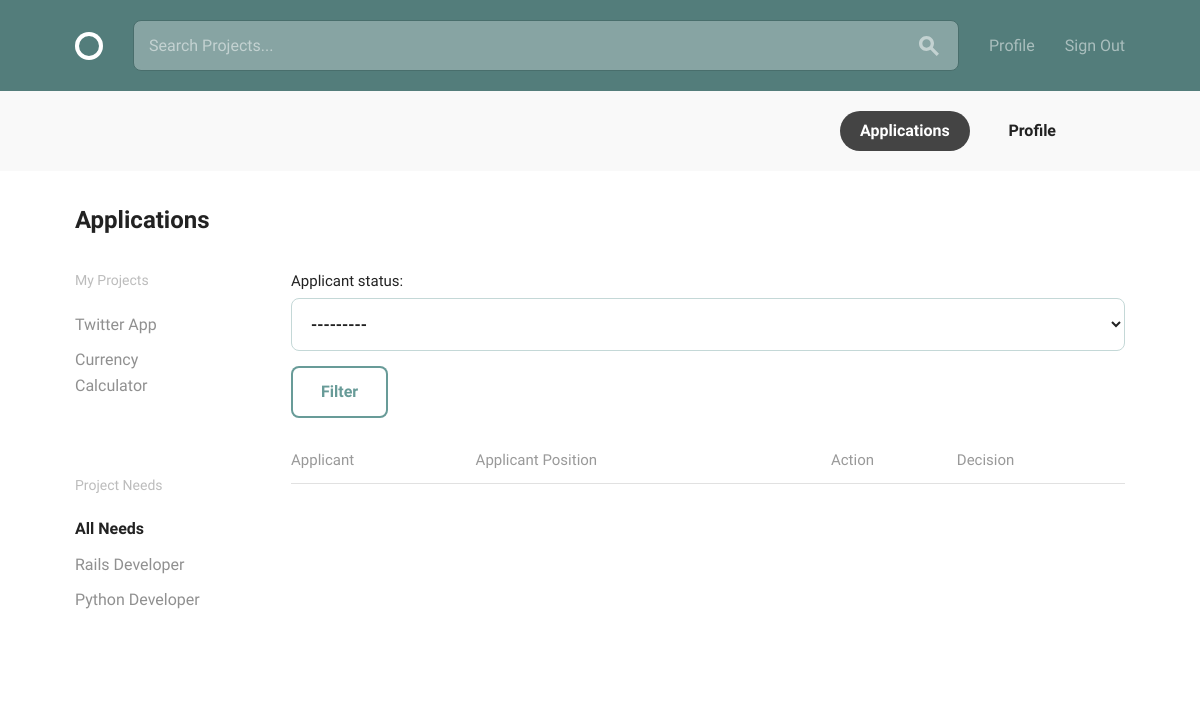
Screenshot of /applications/2 (signed in) with the database file from the repository.
### projects/models.py (models this page shows, shortened)
class Project(models.Model):
    owner = models.ForeignKey(settings.AUTH_USER_MODEL,
                              on_delete=models.CASCADE,
                              related_name='projects')
    title = models.CharField(max_length=255, unique=True)
    description = MarkdownxField(max_length=2500, blank=True, null=True)
    project_timeline = MarkdownxField(max_length=500, blank=True, null=True )
    applicant_requirements = MarkdownxField(max_length=500, blank=True, null=True)
    project_status = models.CharField(max_length=255,
                                      choices=PROJECT_STATUS,
                                      blank=True)
    slug = models.SlugField(allow_unicode=True, unique=True)
    created_at = models.DateTimeField(auto_now_add=True)
    class Meta:
        ordering = ['-created_at']

class Position(models.Model):
    project = models.ForeignKey('Project', on_delete=models.CASCADE)
    title = models.CharField(max_length=255, blank=True)
    description = MarkdownxField(blank=True, null=True)
    main_skills = models.ManyToManyField('accounts.MainSkill',
                                         related_name='positions_main')
    other_skills = models.ManyToManyField('accounts.OtherSkill',
                                          related_name='positions_other')
    position_status = models.CharField(max_length=255,
                                       choices=POSITION_STATUS,
                                       blank=True)
    slug = models.SlugField(editable=False, blank=True)
    timeline = models.CharField(max_length=60, blank=True, null=True)
    created_at = models.DateTimeField(auto_now_add=True)
    class Meta:
        ordering = ['-created_at']

### projects/views.py (the view)
# urls.py: path('applications/<int:pk>', views.ApplicantList.as_view(), name='applications'),
class ApplicantList(LoginRequiredMixin, ListView):
    model = Applicant
    search_form_class = SearchForm
    template_name = 'projects/applications.html'
    context_object_name = 'applicants'
    def get_context_data(self, **kwargs):
        context = super(ApplicantList, self).get_context_data(**kwargs)
        if self.request.POST:
            context['search_form'] = self.search_form_class()
        else:
            context['search_form'] = self.search_form_class()
            context['user'] = get_object_or_404(User, pk=self.request.user.id)
            context['projects'] = Project.objects.filter(owner=self.request.user)
            context['positions'] = Position.objects.all()
            context['applicants_filter'] = ApplicantsFilter(
                self.request.GET,
                queryset=Applicant.objects.filter(project__owner=self.request.user).prefetch_related('project')
            )
        return context

### projects/forms.py
class SearchForm(forms.Form):
    q = forms.CharField(
        max_length=255,
        widget=forms.TextInput(
            attrs={
                'placeholder': 'Search Projects...',
            },
        ))

### projects/templates/projects/applications.html (shortened to what this page needs)
{% extends 'base.html' %}
{% load static %}
{% block body_content %}
  <div class="circle--actions--bar">
    <nav class="bounds">
      <ul class="circle--pill--list">
        <li><a class="selected" href="{% url 'projects:applications' pk=user.id %}">Applications</a></li>
        <li><a href="{% url 'accounts:profile_detail' pk=user.id %}">Profile</a></li>
      </ul>
    </nav>
  </div>
  <div class="bounds circle--page">
    <div class="circle--page--header grid-100">
      <h2>Applications</h2>
    </div>
    <div class="grid-15">
      <div class="circle--filter circle--secondary--module">
        <h4>My Projects</h4>
        <ul class="circle--filter--list">
          {% for project in projects %}
          <li>
            <a href="{% url 'projects:project_detail' slug=project.slug %}"> {{ project.title }}</a>
          </li>
          {% endfor %}
        </ul>
      </div>
      <div class="circle--filter circle--secondary--module">
        <h4>Project Needs</h4>
        <ul class="circle--filter--list">
          <li><a class="selected">All Needs</a></li>
          {% for position in positions %}
          <li><a href="{% url 'projects:project_detail' slug=position.project.slug %}">{{ position.title }}</a></li>
              {% endfor %}
        </ul>
      </div>
    </div>
    <div class="grid-80 grid-push-5">
      {% if applicants_filter %}
       <form method="GET" class="form-label-group-2">
         <div class="form-label-group-2">
           {{ applicants_filter.form }}
         </div>
         <button type="submit" class="btn btn-primary mb-2">Filter</button>
       </form>
      {% endif %}
      <table class="u-full-width circle--table">
        <thead>
          <tr>
            <th>Applicant</th>
            <th class="circle--cell--right">Applicant Position</th>
            <th class="circle--cell--right">Action</th>
            <th class="circle--cell--right">Decision</th>
          </tr>
        </thead>
      </table>
    </div>
  </div>
{% endblock body_content %}

### rows the page displays
Project: title "Twitter App"
Project: title "Currency Calculator"
Position: title "Rails Developer"
Position: title "Python Developer"
